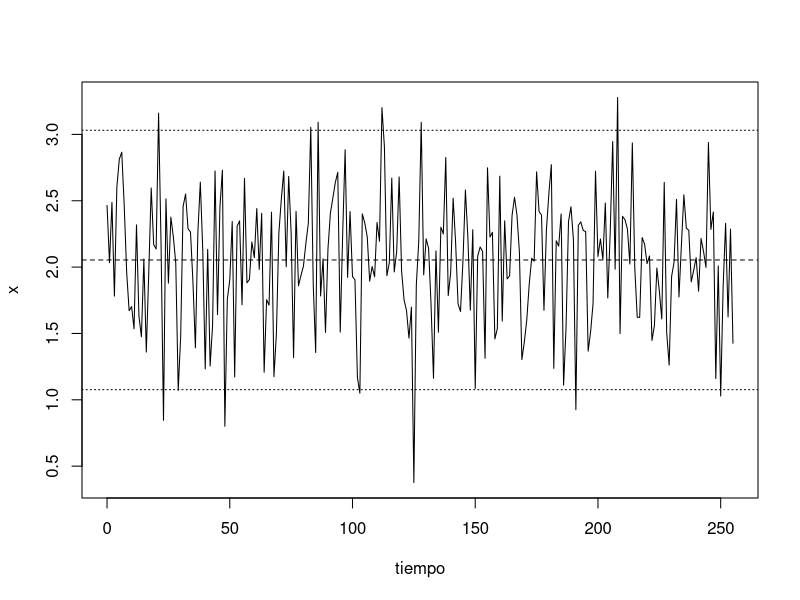
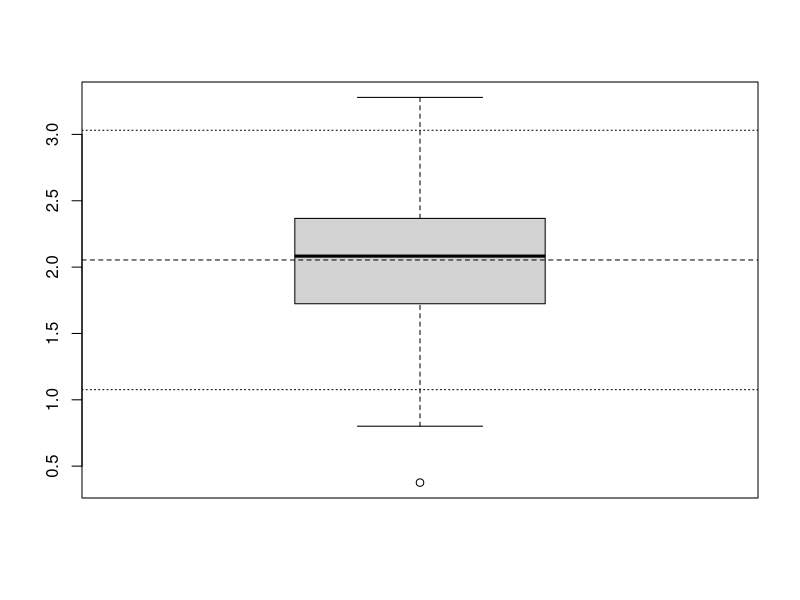
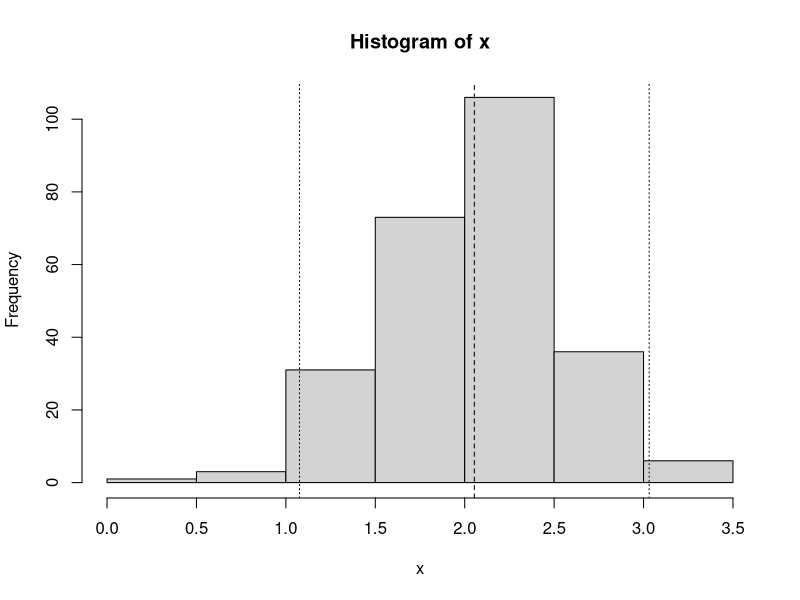
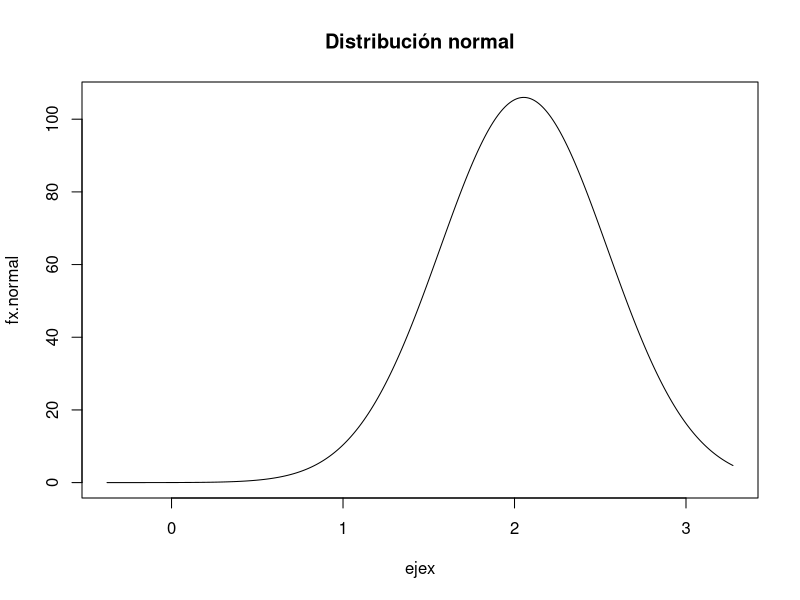
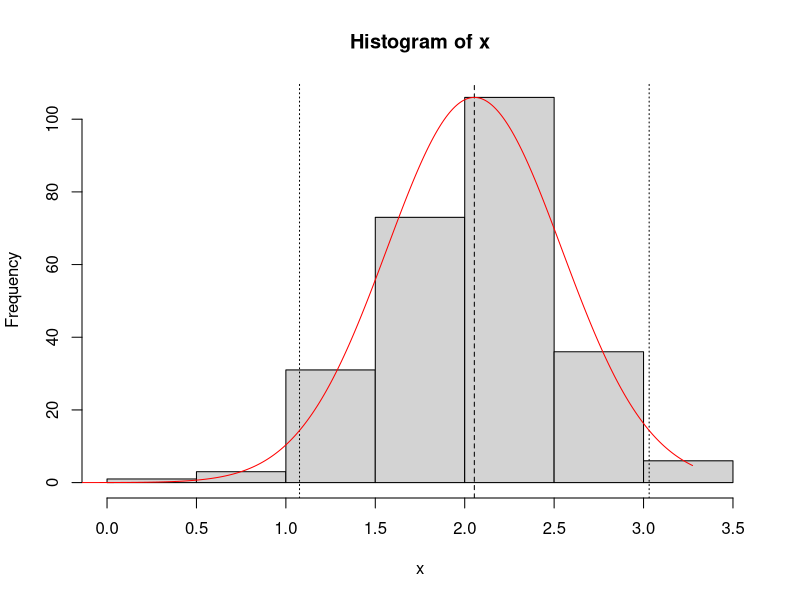

Here is the R script that generated these plots, in order: (Note: this script raises an error after producing the figures.)
# Generación de una linea de tiempo y una serie temporal
# Teorema de muestreo. Frecuencia maxima minima

tiempo <- seq(from=0,to=255,by=1)
n <- length(tiempo)

x <- rnorm(n,mean=2,sd=0.5)
print(paste('media=',mean=(x)))
print(paste('de=',sd(x)))

plot(tiempo,x,type='l')
abline(h=mean(x),lty=2)
abline(h=mean(x)+2*sd(x),lty=3)
abline(h=mean(x)-2*sd(x),lty=3)

boxplot(x)
abline(h=mean(x),lty=2)
abline(h=mean(x)+2*sd(x),lty=3)
abline(h=mean(x)-2*sd(x),lty=3)

hx <- hist(x)
abline(v=mean(x),lty=2)
abline(v=mean(x)+2*sd(x),lty=3)
abline(v=mean(x)-2*sd(x),lty=3)


max.hist <- max(hx$counts)
mu <- mean(x)
sigma <- sd(x)
ejex <- seq(from=-min(x),to=max(x),by=0.01)
fx.normal <- (1/sqrt(2*pi*sigma))*exp((ejex-mu)*(ejex-mu)/(-2*sigma*sigma))
fx.normal <- (max.hist/max(fx.normal))*fx.normal
plot(ejex,fx.normal,main="Distribución normal",type='l')

hx <- hist(x)
abline(v=mean(x),lty=2)
abline(v=mean(x)+2*sd(x),lty=3)
abline(v=mean(x)-2*sd(x),lty=3)
lines(ejex,fx.normal,col='red')


x.df <- data.frame(t=tiempo,x=x)
write.csv(x.df,'xt.csv')

x.df2 <- read.csv('xt.csv')
plot(x.df2$t,x.df2$x,type='l')

x.ts <- ts(rnorm(n,mean=2,sd=0.5),start=0,frequency=10)

print(frequency(x.ts))
print(deltat(x.ts))
print(time(x.ts))

print(x.ts[1])
print(x.ts[5])


print(time(x.ts)[1])
print(time(x.ts)[5])

# senoidales

ciclos <- 1
amplitud <- 1
seno1 <- amplitud*sin(ciclos*2*pi*tiempo/n)
plot(tiempo,seno1,type='l')

ciclos <- 2
amplitud <- 1
seno2 <- amplitud*sin(ciclos*2*pi*tiempo/n)
plot(tiempo,seno2,type='l')

ciclos <- 10
amplitud <- 2
seno10 <- amplitud*sin(ciclos*2*pi*tiempo/n)
plot(tiempo,seno10,type='l')

ciclos <- 20
amplitud <- 0.5
seno20 <- amplitud*sin(ciclos*2*pi*tiempo/n)
plot(tiempo,seno20,type='l')

niveldc <- rep(1,n)
plot(tiempo,niveldc,type='l')

seno121020dc <- seno1+seno2+seno10+seno20+niveldc
plot(tiempo,seno121020dc,type='l')

fft.seno1 <- fft(seno1)
plot(Mod(fft.seno1),type='l')

seno1a <- Re(fft(fft.seno1,inverse=TRUE)/n)
plot(tiempo,seno1a,type='l')

fft.seno2 <- fft(seno2)
plot(Mod(fft.seno2),type='l')

fft.seno10 <- fft(seno10)
plot(Mod(fft.seno10),type='l')

fft.seno20 <- fft(seno20)
plot(Mod(fft.seno20),type='l')

fft.niveldc <- fft(niveldc)
plot(Mod(fft.niveldc),type='l')

fft.seno121020dc <- fft(seno121020dc)
plot(Mod(fft.seno121020dc),type='l')

# remover la componente de frecuencia cero (dc)

fft.seno121020dc[1] <- 0
plot(Mod(fft.seno121020dc),type='l')

seno121020dc2 <- fft(fft.seno121020dc,inverse=TRUE)/n
plot(tiempo,Re(seno121020dc2),type='l')

plot(tiempo,seno121020dc,type='l',ylim=c(-4,5))
lines(tiempo,seno121020dc2)
abline(h=1,lty=2)
abline(h=0,lty=2)

p1 <- rep(0,n)
p1[1] <- 1
plot(tiempo,p1,type='l')

p2 <- rep(0,n)
p2[1:2] <- 1
plot(tiempo,p2,type='l')

p5 <- rep(0,n)
p5[1:5] <- 1
plot(tiempo,p5,type='l')

p10 <- rep(0,n)
p10[1:10] <- 1
plot(tiempo,p10,type='l')

p20 <- rep(0,n)
p20[1:20] <- 1
plot(tiempo,p20,type='l')

p50 <- rep(0,n)
p50[1:50] <- 1
plot(tiempo,p50,type='l')

fft.p1 <- fft(p1)
plot(Mod(fft.p1),type='l')

fft.p2 <- fft(p2)
plot(Mod(fft.p2),type='l')

fft.p5 <- fft(p5)
plot(Mod(fft.p5),type='l')


fft.p10 <- fft(p10)
plot(Mod(fft.p10),type='l')

fft.p20 <- fft(p20)
plot(Mod(fft.p20),type='l')

fft.p50 <- fft(p50)
plot(Mod(fft.p50),type='l')

plot(Mod(fft.p2),type='l',ylim=c(0,50),xlim=c(0,64))
lines(Mod(fft.p5))
lines(Mod(fft.p10))
lines(Mod(fft.p20))
lines(Mod(fft.p50))

plot(Mod(fft.p2)/max(Mod(fft.p2)),type='l',ylim=c(0,1),xlim=c(0,64))
lines(Mod(fft.p5)/max(Mod(fft.p5)))
lines(Mod(fft.p10)/max(Mod(fft.p10)))
lines(Mod(fft.p20)/max(Mod(fft.p20)))
lines(Mod(fft.p50)/max(Mod(fft.p50)))
abline(h=0.7,lty=2)

DeltaT <- 0.001 # segundos
FrecuenciaMuestreo <- 1/DeltaT #Hertz
DeltaFrecMuestreo <- FrecuenciaMuestreo/n
Frecuencia <- DeltaFrecMuestreo*tiempo

plot(Frecuencia,Mod(fft.p2)/max(Mod(fft.p2)),type='l',ylim=c(0,1),xlim=c(0,250),ylab='Mod FFT p2 a p50 (normalizado)',xlab='Frecuencia (Hz)')
lines(Frecuencia,Mod(fft.p5)/max(Mod(fft.p5)))
lines(Frecuencia,Mod(fft.p10)/max(Mod(fft.p10)))
lines(Frecuencia,Mod(fft.p20)/max(Mod(fft.p20)))
lines(Frecuencia,Mod(fft.p50)/max(Mod(fft.p50)))
abline(h=0.7,lty=2)

# teorema de parseval

s2 <- sin(2*2*pi*tiempo/n)

E.dt <- sum(s2*s2)
print(paste('Energia DT = ',E.dt))

fft.s2 <- fft(s2)
E.df <- sum(Mod(fft.s2)*Mod(fft.s2))/n
print(paste('Energia DF = ',E.df))
